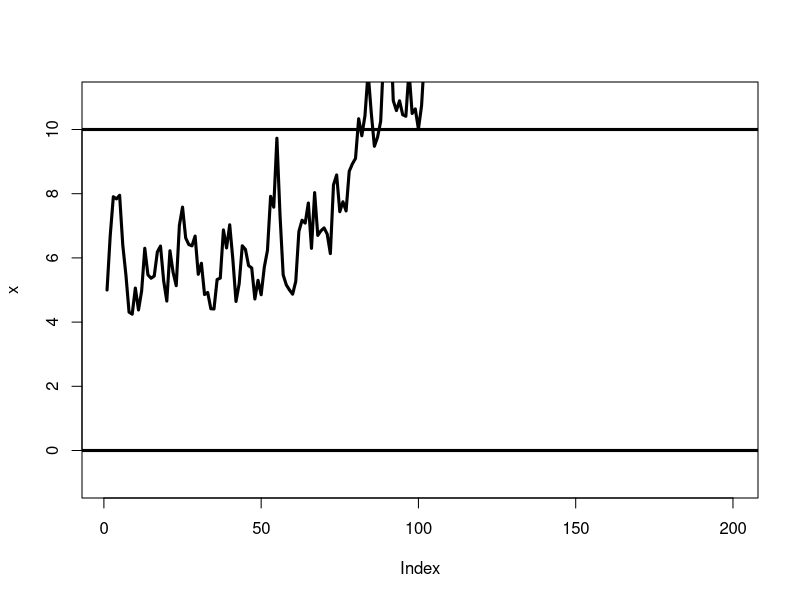
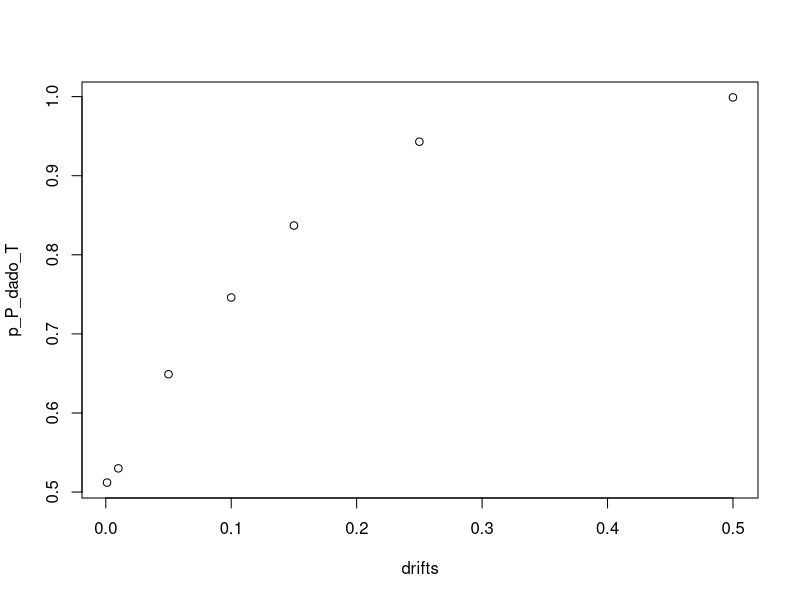
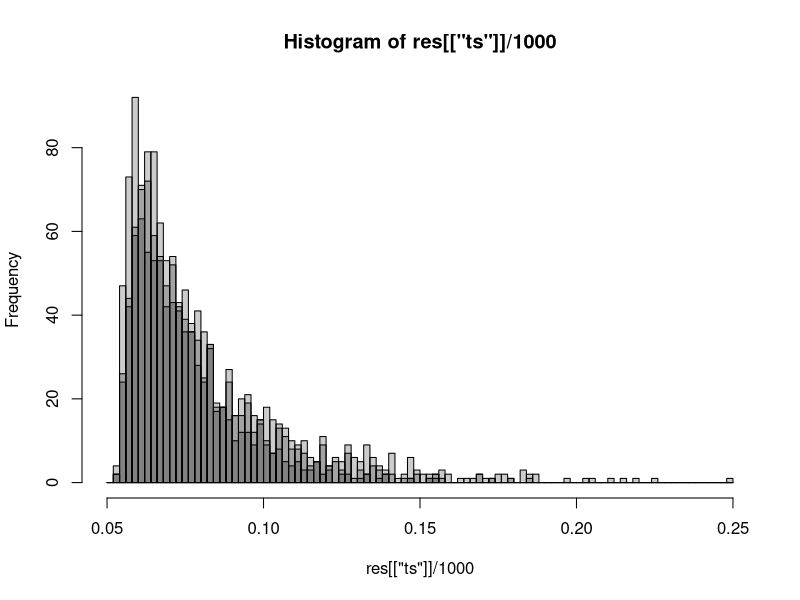

Write the R code that produced these figures, in order.
# Simular un trial usando el modelo de caminata al azar con los siguientes parámetros:
n_pasos <- 200
drift <- 0.0
umbral <- 10
x_ini <- umbral/2

x <- rep(NA,100)
x[1] <- x_ini
i <- 1; c<- 0
while(i < n_pasos){
  x[i+1] <- x[i] + rnorm(1,drift,1)
  i <- i + 1
}

plot(x, type = 'l', xlim = c(1,n_pasos), ylim = c(-1,umbral+1), lwd=3, col = "black")
abline(umbral, 0, lwd=3)
abline(0, 0, lwd=3)

# 4.2
# Crear una función que simule n = 1000 trials y devuelva el tiempo 
# de respuesta y la opción elegida en cada trial

n_pasos <- 200
drift <- 0.0
umbral <- 10
x_ini <- umbral/2

rw_decision <- function(n_pasos=1000,drift=0.1,umbral=10,x_ini=5,std=1,t0=50){
  x <- x_ini
  i <- 1
  while(i < n_pasos & x<umbral & x > 0){
    x <- x + rnorm(1,drift,std)
    i <- i + 1
  }
  return(c(i+t0, x))
}
rw_decision()

# 4.3
# Modificar la funci\'on anterior 

# 4.4 
experimento <- function(n=1000,n_pasos=200,x_ini=5, drift=0.1, std=1,umbral=10){
  ts <- rep(NA,n)
  rs <- rep(NA,n)
  for(i in seq(1,n)){
    t_r <- rw_decision(n_pasos,drift,umbral,x_ini,std)
    ts[i] <- t_r[1]
    rs[i] <- t_r[2]
  }
  return(list("ts"=ts,"rs"=rs))
}

drifts <- c(0.001,0.01,0.05,0.1,0.15,0.25,0.5)
p_P_dado_T <- c()
p_P_dado_T <- c(p_P_dado_T,sum(experimento(drift=0.001)[["rs"]]>10)/1000)
p_P_dado_T <- c(p_P_dado_T,sum(experimento(drift=0.01)[["rs"]]>10)/1000)
p_P_dado_T <- c(p_P_dado_T,sum(experimento(drift=0.05)[["rs"]]>10)/1000)
p_P_dado_T <- c(p_P_dado_T,sum(experimento(drift=0.1)[["rs"]]>10)/1000)
p_P_dado_T <- c(p_P_dado_T,sum(experimento(drift=0.15)[["rs"]]>10)/1000)
p_P_dado_T <- c(p_P_dado_T,sum(experimento(drift=0.25)[["rs"]]>10)/1000)
p_P_dado_T <- c(p_P_dado_T,sum(experimento(drift=0.5)[["rs"]]>10)/1000)

plot(drifts,p_P_dado_T)


# 4.5
bins = seq(0.05,0.25,0.002)
res = experimento(drift=0.2)
hist(res[["ts"]]/1000,breaks=bins,col=rgb(0,0,0,0.2))
res = experimento(drift=0.05)
hist(res[["ts"]]/1000,add=T,breaks = bins, col=rgb(0,0,0,0.2))
res = experimento(drift=0.01)
hist(res[["ts"]]/1000,add=T,breaks = bins, col=rgb(0,0,0,0.2))
